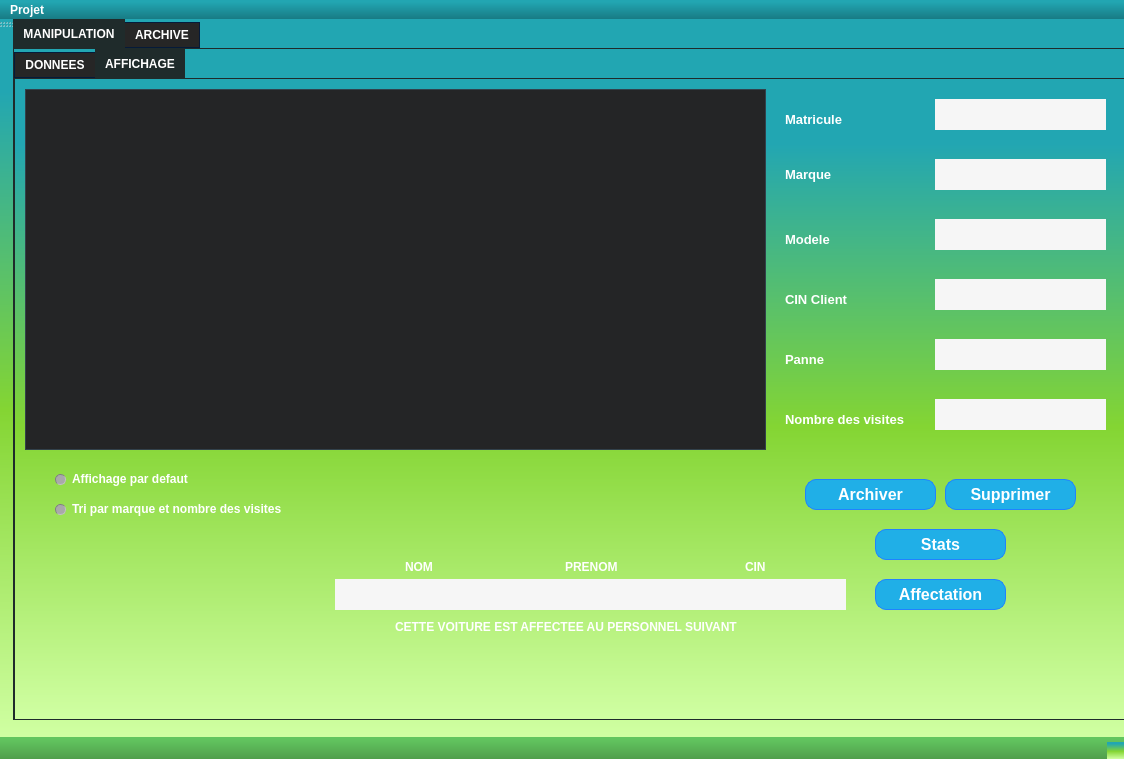
<?xml version="1.0" encoding="UTF-8"?>
<ui version="4.0">
 <class>MainWindow</class>
 <widget class="QMainWindow" name="MainWindow">
  <property name="geometry">
   <rect>
    <x>0</x>
    <y>0</y>
    <width>1124</width>
    <height>759</height>
   </rect>
  </property>
  <property name="windowTitle">
   <string>GESTION DES VOITURES</string>
  </property>
  <property name="styleSheet">
   <string notr="true">QWidget
{
	background-color: qlineargradient(spread:repeat, x1:1, y1:0, x2:1, y2:1, stop:0.100962 rgba(34, 166, 178, 255),stop:0.543269 rgba(132, 213, 51, 255),stop:1 rgba(208, 255, 163, 255));
	color: #ffffff;
	font-weight: bold;
	border-color: #051a39;
	selection-background-color: #3b7e48;

}
/*-----QLabel-----*/
QLabel
{
	background-color: transparent;
	color: #ffffff;

}


QLabel::disabled
{
	background-color: transparent;
	color: #656565;

}


/*-----QMenuBar-----*/
QMenuBar
{
	background-color: qlineargradient(spread:repeat, x1:1, y1:0, x2:1, y2:1, stop:0.100962 rgba(34, 166, 178, 255),stop:1 rgba(24, 123, 132, 255));
	color: #ffffff;
	border-color: #051a39;

}


QMenuBar::disabled
{
	background-color: #404040;
	color: #656565;
	border-color: #051a39;

}


QMenuBar::item
{
    background-color: transparent;

}


QMenuBar::item:selected
{
    background-color: #5ab8a0;
    border: 1px solid #41cd52;

}


QMenuBar::item:pressed
{
    background-color: #3e7f6e;
    border: 1px solid #5ab8a0;
    margin-bottom: -1px;
    padding-bottom: 1px;

}


/*-----QMenu-----*/
QMenu
{
    background-color: #1f2b2b;
    border: 1px solid;
    color: #ffffff;

}


QMenu::separator
{
    height: 1px;
    background-color: #22af00;
    color: #ffffff;
    padding-left: 4px;
    margin-left: 10px;
    margin-right: 5px;

}


QMenu::item
{
    min-width : 150px;
    padding: 3px 20px 3px 20px;

}


QMenu::item:selected
{
    background-color: #22a6b2;
    color: #ffffff;

}


QMenu::item:disabled
{
    color: #262626;

}


/*-----QToolTip-----*/
QToolTip
{
	border : 1px solid #000000;
	background-color: #26264f;
	color: #ffffff;
	border-color: #051a39;

}


/*-----QPushButton-----*/
QPushButton
{
	background-color: #20afe7;
	color: #ffffff;
	border-style: solid;
	border-width: 1px;
	border-radius: 11px;
	border-color: #2082ff;
	padding: 5px;

}


QPushButton::disabled
{
	background-color: #404040;
	color: #656565;
	border-color: #051a39;

}


QPushButton::hover
{
	background-color: #33bdff;
	color: #ffffff;
	border-style: solid;
	border-width: 1px;
	border-radius: 11px;
	border-color: #2082ff;
	padding: 5px;

}


QPushButton::pressed
{
	background-color: #2082ff;
	color: #ffffff;
	border-style: solid;
	border-width: 1px;
	border-radius: 11px;
	border-color: #2082ff;
	padding: 5px;

}


/*-----QToolButton-----*/
QToolButton
{
	background-color: #20afe7;
	color: #ffffff;
	border-style: solid;
	border-width: 1px;
	border-radius: 11px;
	border-color: #2082ff;
	padding: 5px;

}


QToolButton::disabled
{
	background-color: #404040;
	color: #656565;
	border-color: #051a39;

}


QToolButton::hover
{
	background-color: #33bdff;
	color: #ffffff;
	border-style: solid;
	border-width: 1px;
	border-radius: 11px;
	border-color: #2082ff;
	padding: 5px;

}


QToolButton::pressed
{
	background-color: #2082ff;
	color: #ffffff;
	border-style: solid;
	border-width: 1px;
	border-radius: 11px;
	border-color: #2082ff;
	padding: 5px;

}


/*-----QComboBox-----*/
QComboBox
{
    background-color: #a9a9aa;
    border: 1px solid;
    padding-left: 6px;
    color: #000;
    height: 20px;

}


QComboBox::disabled
{
	background-color: #404040;
	color: #656565;
	border-color: #051a39;

}


QComboBox:hover
{
    background-color: #f6f6f6;

}


QComboBox:on
{
    background-color: #f8f6f0;

}


QComboBox QAbstractItemView
{
    background-color: #383838;
    color: #ffffff;
    border: 1px solid black;
    selection-background-color: #488f44;
    selection-color: #ffffff;
    outline: 0;

}


QComboBox::drop-down
{
    subcontrol-origin: padding;
    subcontrol-position: top right;
    width: 15px;

}


QComboBox::down-arrow
{
	background-color: #383838;	
    image: url(://arrow-down.png) 16px 16px;
    width: 18px;
    height: 18px;
	border-left: 1px solid black;

}


/*-----QSpinBox &amp; QDoubleSpinBox &amp; QDateTimeEdit-----*/
QSpinBox, 
QDoubleSpinBox,
QDateTimeEdit
{
	background-color: #f6f6f6;
	color: #000;
	border: 1px solid #a9a9aa;
	padding : 2px;

}
QSpinBox::disabled, 
QDoubleSpinBox::disabled,
QDateTimeEdit::disabled
{
	background-color: #404040;
	color: #656565;
	border-color: #051a39;

}


QSpinBox:hover, 
QDoubleSpinBox::hover,
QDateTimeEdit::hover
{
    background-color: #a9a9aa;
    border: 1px solid #a9a9aa;
    color:  #000;
    padding: 2px

}


QSpinBox::up-button, QSpinBox::down-button,
QDoubleSpinBox::up-button, QDoubleSpinBox::down-button,
QDateTimeEdit::up-button, QDateTimeEdit::down-button
{
    background-color: qlineargradient(spread:repeat, x1:1, y1:0, x2:1, y2:1, stop:0.100962 rgba(34, 166, 178, 255),stop:0.543269 rgba(132, 213, 51, 255),stop:1 rgba(208, 255, 163, 255));

}


QSpinBox::disabled, 
QDoubleSpinBox::disabled,
QDateTimeEdit::disabled
{
	background-color: #404040;
	color: #656565;
	border-color: #051a39;

}


QSpinBox::up-button:hover, QSpinBox::down-button:hover,
QDoubleSpinBox::up-button:hover, QDoubleSpinBox::down-button:hover,
QDateTimeEdit::up-button:hover, QDateTimeEdit::down-button:hover
{
    background-color: #92dd48;
    border: 1px solid #92dd48;

}


QSpinBox::up-button:disabled, QSpinBox::down-button:disabled,
QDoubleSpinBox::up-button:disabled, QDoubleSpinBox::down-button:disabled,
QDateTimeEdit::up-button:disabled, QDateTimeEdit::down-button:disabled
{
	background-color: #404040;
	color: #656565;
	border-color: #051a39;

}


QSpinBox::up-button:pressed, QSpinBox::down-button:pressed,
QDoubleSpinBox::up-button:pressed, QDoubleSpinBox::down-button::pressed,
QDateTimeEdit::up-button:pressed, QDateTimeEdit::down-button::pressed
{
    background-color: #57a951;
    border: 1px solid #57a951;

}


QSpinBox::down-arrow,
QDoubleSpinBox::down-arrow,
QDateTimeEdit::down-arrow
{
    image: url(://arrow-down.png);
    width: 7px;

}


QSpinBox::up-arrow,
QDoubleSpinBox::up-arrow,
QDateTimeEdit::up-arrow
{
    image: url(://arrow-up.png);
    width: 7px;

}


/*-----QLineEdit-----*/
QLineEdit
{
	background-color: #f6f6f6;
	color: #000;
	border-width: 1px;
	border-radius: 0px;
	border-color: #051a39;
	padding: 2px;

}


QLineEdit::hover
{
	background-color: #a9a9aa;
	color: #000;

}


QLineEdit::disabled
{
	background-color: #404040;
	color: #656565;
	border-width: 1px;
	border-radius: 3px;
	border-color: #051a39;
	padding: 2px;

}


/*-----QTextEdit-----*/
QTextEdit
{
	background-color: #ffffff;
	color: #010201;
	border-color: #051a39;

}


QTextEdit::disabled
{
	background-color: #404040;
	color: #656565;
	border-color: #051a39;

}


/*-----QGroupBox-----*/
QGroupBox 
{
	background-color: #1f2b2b;
    border: 1px inset #000;
    margin-top: 22px;
	margin-left: 1px;

}


QGroupBox::title  
{
    background-color: #1f2b2b;
    color: #ffffff;
    subcontrol-origin: margin;
    subcontrol-position: top left;
	margin-left: 1px;
    padding: 5px;

}


QGroupBox::title::disabled
{
	background-color: #404040;
	color: #656565;

}


/*-----QCheckBox-----*/
QCheckBox
{
    background-color: transparent;

}


QCheckBox::indicator
{
    color: #b1b1b1;
    background-color: #1f2b2b;
    border: 1px solid #2aaaa8;
    width: 12px;
    height: 12px;

}


QCheckBox::indicator:checked
{
    image:url(://checkbox.png);
	background-color: #1f2b2b;
    border: 1px solid #2aaaa8;

}


QCheckBox::indicator:unchecked:hover
{
    border: 1px solid #2aaaa8;

}


QCheckBox::disabled
{
	color: #656565;

}


QCheckBox::indicator:disabled
{
	background-color: #656565;
	color: #656565;
    border: 1px solid #656565;

}


/*-----QRadioButton-----*/
QRadioButton
{
    background-color: transparent;

}


QRadioButton::indicator::unchecked
{ 
	border: 1px inset gray; 
	border-radius: 5px; 
	background-color:  #a9a9aa;
	width: 9px; 
	height: 9px; 

}


QRadioButton::indicator::unchecked:hover
{ 
	border: 1px inset #2aaaa8; 
	border-radius: 5px; 
	background-color: gray;
	width: 9px; 
	height: 9px; 

}


QRadioButton::indicator::checked
{ 
	border: 1px solid #607cff; 
	border-radius: 5px; 
	background-color: #58fa53; 
	width: 9px; 
	height: 9px; 

}


QRadioButton::disabled
{
	color: #656565;

}


QRadioButton::indicator:disabled
{
	background-color: #656565;
	color: #656565;
    border: 2px solid #656565;

}


/*-----QTableView &amp; QTableWidget-----*/
QTableView
{
    background-color: #242526;
    border: 1px solid #32414B;
    color: #F0F0F0;
    gridline-color: #353635;
    outline : 0;
}

QTableView::item:hover
{
    background-color: #24602b;
    color: #F0F0F0;
}

QTableView::item:selected
{
    background-color: #60c461;
    border: 2px solid #60c461;
    color: #F0F0F0;
}

QTableCornerButton::section
{
    background-color: #505050;
    color: white;
}

QHeaderView
{
    background-color: #505050;
    color: white;
    border-radius: 0px;
    text-align: left;

}

QHeaderView::section
{
    background-color: #505050;
    color: white;
    border-radius: 0px;
    text-align: left;
	padding: 3px;
}

QHeaderView::section:checked
{
    color: #000000;
    background-color: #60c461;
}

QHeaderView::section::vertical::first,
QHeaderView::section::vertical::only-one
{
    border-top: 1px solid #353635;
}

QHeaderView::section::vertical
{
    border-top: 1px solid #353635;
}

QHeaderView::section::horizontal::first,
QHeaderView::section::horizontal::only-one
{
    border-left: 1px solid #353635;
}

QHeaderView::section::horizontal
{
    border-left: 1px solid #353635;
}


/*-----QTabWidget-----*/
QTabBar::tab
{
	background-color: #1f2b2b;
	color: #ffffff;
	border-style: solid;
	border-width: 1px;
	border-color: #051a39;
	padding: 5px;

}


QTabBar::tab:disabled
{
	background-color: #656565;
	color: #656565;

}


QTabWidget::pane
{
	background-color: transparent;
    border: 1px solid;
    border-color: #1f2b2b;

}


QTabBar::tab:selected
{
    background-color: #1f2b2b;
	color: #ffffff;
	border-style: solid;
	border-width: 0px;
	border-color: #051a39;
	padding: 5px;

}


QTabBar::tab:selected:disabled
{
	background-color: #404040;
	color: #656565;

}


QTabBar::tab:!selected 
{
    background-color: #262626;

}


QTabBar::tab:!selected:hover 
{
    background-color: #1f2b2b;

}


QTabBar::tab:top:!selected 
{
    margin-top: 3px;

}


QTabBar::tab:bottom:!selected 
{
    margin-bottom: 3px;

}


QTabBar::tab:top, QTabBar::tab:bottom 
{
    min-width: 8ex;
    margin-right: -1px;
    padding: 5px 10px 5px 10px;

}


QTabBar::tab:top:selected 
{
    border-bottom-color: none;

}


QTabBar::tab:bottom:selected 
{
    border-top-color: none;

}


QTabBar::tab:top:last, QTabBar::tab:bottom:last,
QTabBar::tab:top:only-one, QTabBar::tab:bottom:only-one 
{
    margin-right: 0;

}


QTabBar::tab:left:!selected 
{
    margin-right: 3px;

}


QTabBar::tab:right:!selected
{
    margin-left: 3px;

}


QTabBar::tab:left, QTabBar::tab:right 
{
    min-height: 8ex;
    margin-bottom: -1px;
    padding: 10px 5px 10px 5px;

}


QTabBar::tab:left:selected 
{
    border-left-color: none;

}


QTabBar::tab:right:selected 
{
    border-right-color: none;

}


QTabBar::tab:left:last, QTabBar::tab:right:last,
QTabBar::tab:left:only-one, QTabBar::tab:right:only-one 
{
    margin-bottom: 0;

}


/*-----QSlider-----*/
QSlider 
{
	background-color: transparent;

}

QSlider::groove:horizontal 
{
	background-color: transparent;
	height: 5px;

}


QSlider::sub-page:horizontal 
{
	background-color: #41cd52;

}


QSlider::add-page:horizontal 
{
	background-color: #a9a9aa;

}


QSlider::handle:horizontal 
{
	background-color: #41cd52;
	width: 14px;
	margin-top: -6px;
	margin-bottom: -6px;
	border-radius: 3px;

}


QSlider::handle:horizontal:hover 
{
	background-color: #22af00;
	border-radius: 3px;

}


QSlider::sub-page:horizontal:disabled 
{
	background-color: #bbb;
	border-color: #999;

}


QSlider::add-page:horizontal:disabled 
{
	background-color: #eee;
	border-color: #999;

}


QSlider::handle:horizontal:disabled 
{
	background-color: #eee;
	border: 1px solid #aaa;
	border-radius: 3px;

}


QSlider::groove:vertical 
{
	background-color: transparent;
	width: 5px;

}


QSlider::sub-page:vertical 
{
	background-color: #41cd52;

}


QSlider::add-page:vertical 
{
	background-color: #a9a9aa;

}


QSlider::handle:vertical 
{
	background-color: #41cd52;
	height: 14px;
	margin-left: -6px;
	margin-right: -6px;
	border-radius: 3px;

}


QSlider::handle:vertical:hover 
{
	background-color: #22af00;
	border-radius: 3px;

}


QSlider::sub-page:vertical:disabled 
{
	background-color: #bbb;
	border-color: #999;

}


QSlider::add-page:vertical:disabled 
{
	background-color: #eee;
	border-color: #999;

}


QSlider::handle:vertical:disabled 
{
	background-color: #eee;
	border: 1px solid #aaa;
	border-radius: 3px;

}


/*-----QDial-----*/
QDial
{
	background-color: #58ae53;

}


QDial::disabled
{
	background-color: #404040;

}


/*-----QScrollBar-----*/
QScrollBar:horizontal
{
    border: 1px solid #222222;
    background-color: #3d3d3d;
    height: 15px;
    margin: 0px 16px 0 16px;

}


QScrollBar::handle:horizontal
{
    background-color: #41cd52;
    min-height: 20px;

}


QScrollBar::add-line:horizontal
{
    border: 1px solid #1b1b19;
    background-color: #41cd52;
    width: 14px;
    subcontrol-position: right;
    subcontrol-origin: margin;

}


QScrollBar::sub-line:horizontal
{
    border: 1px solid #1b1b19;
    background-color: #41cd52;
    width: 14px;
    subcontrol-position: left;
    subcontrol-origin: margin;

}


QScrollBar::right-arrow:horizontal
{
    image: url(://arrow-right.png);
    width: 6px;
    height: 6px;

}


QScrollBar::left-arrow:horizontal
{
    image: url(://arrow-left.png);
    width: 6px;
    height: 6px;

}


QScrollBar::add-page:horizontal, QScrollBar::sub-page:horizontal
{
    background: none;

}


QScrollBar:vertical
{
    background-color: #3d3d3d;
    width: 13px;
    margin: 16px 0 16px 0;
    border: 1px solid #222222;

}


QScrollBar::handle:vertical
{
    background-color: #41cd52;
    min-height: 20px;

}


QScrollBar::add-line:vertical
{
    border: 1px solid #1b1b19;
    background-color: #41cd52;
    height: 14px;
    subcontrol-position: bottom;
    subcontrol-origin: margin;

}


QScrollBar::sub-line:vertical
{
    border: 1px solid #41cd52;
    background-color: #41cd52;
    height: 14px;
    subcontrol-position: top;
    subcontrol-origin: margin;

}


QScrollBar::up-arrow:vertical
{
    image: url(://arrow-up.png);
    width: 6px;
    height: 6px;

}


QScrollBar::down-arrow:vertical
{
    image: url(://arrow-down.png);
    width: 6px;
    height: 6px;

}


QScrollBar::add-page:vertical, QScrollBar::sub-page:vertical
{
    background: none;

}


/*-----QProgressBar-----*/
QProgressBar
{
	background-color: #a9a9aa;
	color: #000;
	border: 1px solid #000;
	text-align: center;

}


QProgressBar::chunk {
	background-color: #36b9b1;
	color: #fff;

}


QProgressBar::chunk:disabled {
	background-color: #656565;
	border: 1px solid #aaa;
	color: #656565;
}


/*-----QStatusBar-----*/
QStatusBar
{
	background-color: qlineargradient(spread:repeat, x1:1, y1:0, x2:1, y2:1, stop:0.100962 rgba(98, 197, 95, 255),stop:1 rgba(80, 158, 75, 255));
	color: #ffffff;
	border-color: #051a39;

}
QMessageBox {
    background-color: #333333;
}

QMessageBox QLabel {
    color: #aaa;
}</string>
  </property>
  <widget class="QWidget" name="centralWidget">
   <widget class="QTabWidget" name="tabWidget">
    <property name="geometry">
     <rect>
      <x>0</x>
      <y>0</y>
      <width>1471</width>
      <height>701</height>
     </rect>
    </property>
    <property name="currentIndex">
     <number>0</number>
    </property>
    <widget class="QWidget" name="tab">
     <attribute name="title">
      <string>MANIPULATION</string>
     </attribute>
     <widget class="QTabWidget" name="tabWidget_3">
      <property name="geometry">
       <rect>
        <x>0</x>
        <y>0</y>
        <width>1111</width>
        <height>671</height>
       </rect>
      </property>
      <property name="currentIndex">
       <number>1</number>
      </property>
      <widget class="QWidget" name="tab_5">
       <property name="styleSheet">
        <string notr="true"/>
       </property>
       <attribute name="title">
        <string>DONNEES</string>
       </attribute>
       <widget class="QLineEdit" name="matric">
        <property name="geometry">
         <rect>
          <x>210</x>
          <y>70</y>
          <width>171</width>
          <height>31</height>
         </rect>
        </property>
        <property name="styleSheet">
         <string notr="true"/>
        </property>
        <property name="text">
         <string/>
        </property>
       </widget>
       <widget class="QLabel" name="label">
        <property name="geometry">
         <rect>
          <x>20</x>
          <y>70</y>
          <width>91</width>
          <height>21</height>
         </rect>
        </property>
        <property name="font">
         <font>
          <pointsize>10</pointsize>
          <weight>75</weight>
          <bold>true</bold>
         </font>
        </property>
        <property name="styleSheet">
         <string notr="true"/>
        </property>
        <property name="text">
         <string>Matricule</string>
        </property>
       </widget>
       <widget class="QComboBox" name="gadour">
        <property name="geometry">
         <rect>
          <x>210</x>
          <y>140</y>
          <width>171</width>
          <height>31</height>
         </rect>
        </property>
        <property name="styleSheet">
         <string notr="true"/>
        </property>
       </widget>
       <widget class="QLabel" name="label_3">
        <property name="geometry">
         <rect>
          <x>20</x>
          <y>140</y>
          <width>71</width>
          <height>31</height>
         </rect>
        </property>
        <property name="font">
         <font>
          <pointsize>10</pointsize>
          <weight>75</weight>
          <bold>true</bold>
         </font>
        </property>
        <property name="text">
         <string>Marque</string>
        </property>
       </widget>
       <widget class="QComboBox" name="iyadh">
        <property name="geometry">
         <rect>
          <x>210</x>
          <y>210</y>
          <width>171</width>
          <height>31</height>
         </rect>
        </property>
       </widget>
       <widget class="QLabel" name="label_7">
        <property name="geometry">
         <rect>
          <x>20</x>
          <y>210</y>
          <width>111</width>
          <height>20</height>
         </rect>
        </property>
        <property name="font">
         <font>
          <pointsize>10</pointsize>
          <weight>75</weight>
          <bold>true</bold>
         </font>
        </property>
        <property name="styleSheet">
         <string notr="true"/>
        </property>
        <property name="text">
         <string>Modele</string>
        </property>
       </widget>
       <widget class="QComboBox" name="combo">
        <property name="geometry">
         <rect>
          <x>210</x>
          <y>280</y>
          <width>171</width>
          <height>31</height>
         </rect>
        </property>
       </widget>
       <widget class="QLabel" name="label_2">
        <property name="geometry">
         <rect>
          <x>20</x>
          <y>290</y>
          <width>181</width>
          <height>20</height>
         </rect>
        </property>
        <property name="font">
         <font>
          <pointsize>10</pointsize>
          <weight>75</weight>
          <bold>true</bold>
         </font>
        </property>
        <property name="styleSheet">
         <string notr="true"/>
        </property>
        <property name="text">
         <string>CIN du propriétaire</string>
        </property>
       </widget>
       <widget class="QLabel" name="label_6">
        <property name="geometry">
         <rect>
          <x>20</x>
          <y>360</y>
          <width>181</width>
          <height>20</height>
         </rect>
        </property>
        <property name="font">
         <font>
          <pointsize>10</pointsize>
          <weight>75</weight>
          <bold>true</bold>
         </font>
        </property>
        <property name="styleSheet">
         <string notr="true"/>
        </property>
        <property name="text">
         <string>Panne</string>
        </property>
       </widget>
       <widget class="QLineEdit" name="nbv">
        <property name="geometry">
         <rect>
          <x>210</x>
          <y>420</y>
          <width>171</width>
          <height>31</height>
         </rect>
        </property>
       </widget>
       <widget class="QLabel" name="label_5">
        <property name="geometry">
         <rect>
          <x>20</x>
          <y>430</y>
          <width>181</width>
          <height>20</height>
         </rect>
        </property>
        <property name="font">
         <font>
          <pointsize>10</pointsize>
          <weight>75</weight>
          <bold>true</bold>
         </font>
        </property>
        <property name="styleSheet">
         <string notr="true"/>
        </property>
        <property name="text">
         <string>Nombre des visites</string>
        </property>
       </widget>
       <widget class="QPushButton" name="pb_modifer">
        <property name="geometry">
         <rect>
          <x>290</x>
          <y>530</y>
          <width>131</width>
          <height>31</height>
         </rect>
        </property>
        <property name="font">
         <font>
          <pointsize>12</pointsize>
          <weight>75</weight>
          <bold>true</bold>
         </font>
        </property>
        <property name="cursor">
         <cursorShape>OpenHandCursor</cursorShape>
        </property>
        <property name="styleSheet">
         <string notr="true"/>
        </property>
        <property name="text">
         <string>Modifier</string>
        </property>
       </widget>
       <widget class="QPushButton" name="pb_ajouter">
        <property name="geometry">
         <rect>
          <x>130</x>
          <y>530</y>
          <width>131</width>
          <height>31</height>
         </rect>
        </property>
        <property name="font">
         <font>
          <pointsize>12</pointsize>
          <weight>75</weight>
          <bold>true</bold>
         </font>
        </property>
        <property name="cursor">
         <cursorShape>OpenHandCursor</cursorShape>
        </property>
        <property name="styleSheet">
         <string notr="true"/>
        </property>
        <property name="text">
         <string>Ajouter</string>
        </property>
       </widget>
       <widget class="QComboBox" name="panne">
        <property name="geometry">
         <rect>
          <x>210</x>
          <y>350</y>
          <width>171</width>
          <height>31</height>
         </rect>
        </property>
       </widget>
      </widget>
      <widget class="QWidget" name="tab_6">
       <attribute name="title">
        <string>AFFICHAGE</string>
       </attribute>
       <widget class="QTableView" name="tabvoit">
        <property name="geometry">
         <rect>
          <x>10</x>
          <y>10</y>
          <width>741</width>
          <height>361</height>
         </rect>
        </property>
       </widget>
       <widget class="QLineEdit" name="b">
        <property name="geometry">
         <rect>
          <x>920</x>
          <y>200</y>
          <width>171</width>
          <height>31</height>
         </rect>
        </property>
        <property name="styleSheet">
         <string notr="true"/>
        </property>
        <property name="text">
         <string/>
        </property>
       </widget>
       <widget class="QLineEdit" name="c">
        <property name="geometry">
         <rect>
          <x>920</x>
          <y>80</y>
          <width>171</width>
          <height>31</height>
         </rect>
        </property>
        <property name="styleSheet">
         <string notr="true"/>
        </property>
        <property name="text">
         <string/>
        </property>
       </widget>
       <widget class="QLineEdit" name="d">
        <property name="geometry">
         <rect>
          <x>920</x>
          <y>260</y>
          <width>171</width>
          <height>31</height>
         </rect>
        </property>
        <property name="styleSheet">
         <string notr="true"/>
        </property>
        <property name="text">
         <string/>
        </property>
       </widget>
       <widget class="QLineEdit" name="e">
        <property name="geometry">
         <rect>
          <x>920</x>
          <y>320</y>
          <width>171</width>
          <height>31</height>
         </rect>
        </property>
        <property name="styleSheet">
         <string notr="true"/>
        </property>
        <property name="text">
         <string/>
        </property>
       </widget>
       <widget class="QLineEdit" name="f">
        <property name="geometry">
         <rect>
          <x>920</x>
          <y>140</y>
          <width>171</width>
          <height>31</height>
         </rect>
        </property>
        <property name="styleSheet">
         <string notr="true"/>
        </property>
        <property name="text">
         <string/>
        </property>
       </widget>
       <widget class="QLineEdit" name="matric_2">
        <property name="geometry">
         <rect>
          <x>920</x>
          <y>20</y>
          <width>171</width>
          <height>31</height>
         </rect>
        </property>
        <property name="styleSheet">
         <string notr="true"/>
        </property>
        <property name="text">
         <string/>
        </property>
       </widget>
       <widget class="QPushButton" name="pb_sup">
        <property name="geometry">
         <rect>
          <x>930</x>
          <y>400</y>
          <width>131</width>
          <height>31</height>
         </rect>
        </property>
        <property name="font">
         <font>
          <pointsize>12</pointsize>
          <weight>75</weight>
          <bold>true</bold>
         </font>
        </property>
        <property name="cursor">
         <cursorShape>OpenHandCursor</cursorShape>
        </property>
        <property name="styleSheet">
         <string notr="true"/>
        </property>
        <property name="text">
         <string>Supprimer</string>
        </property>
       </widget>
       <widget class="QPushButton" name="pb_archv">
        <property name="geometry">
         <rect>
          <x>790</x>
          <y>400</y>
          <width>131</width>
          <height>31</height>
         </rect>
        </property>
        <property name="font">
         <font>
          <pointsize>12</pointsize>
          <weight>75</weight>
          <bold>true</bold>
         </font>
        </property>
        <property name="cursor">
         <cursorShape>OpenHandCursor</cursorShape>
        </property>
        <property name="styleSheet">
         <string notr="true"/>
        </property>
        <property name="text">
         <string>Archiver</string>
        </property>
       </widget>
       <widget class="QRadioButton" name="trimarque">
        <property name="geometry">
         <rect>
          <x>40</x>
          <y>420</y>
          <width>291</width>
          <height>20</height>
         </rect>
        </property>
        <property name="text">
         <string>Tri par marque et nombre des visites</string>
        </property>
       </widget>
       <widget class="QRadioButton" name="defaut">
        <property name="geometry">
         <rect>
          <x>40</x>
          <y>390</y>
          <width>171</width>
          <height>20</height>
         </rect>
        </property>
        <property name="text">
         <string>Affichage par defaut</string>
        </property>
       </widget>
       <widget class="QPushButton" name="pb_affecter">
        <property name="geometry">
         <rect>
          <x>860</x>
          <y>500</y>
          <width>131</width>
          <height>31</height>
         </rect>
        </property>
        <property name="font">
         <font>
          <pointsize>12</pointsize>
          <weight>75</weight>
          <bold>true</bold>
         </font>
        </property>
        <property name="cursor">
         <cursorShape>OpenHandCursor</cursorShape>
        </property>
        <property name="styleSheet">
         <string notr="true"/>
        </property>
        <property name="text">
         <string>Affectation</string>
        </property>
       </widget>
       <widget class="QLineEdit" name="nomemp">
        <property name="geometry">
         <rect>
          <x>320</x>
          <y>500</y>
          <width>171</width>
          <height>31</height>
         </rect>
        </property>
        <property name="styleSheet">
         <string notr="true"/>
        </property>
        <property name="text">
         <string/>
        </property>
       </widget>
       <widget class="QLineEdit" name="prenomemp">
        <property name="geometry">
         <rect>
          <x>490</x>
          <y>500</y>
          <width>171</width>
          <height>31</height>
         </rect>
        </property>
        <property name="styleSheet">
         <string notr="true"/>
        </property>
        <property name="text">
         <string/>
        </property>
       </widget>
       <widget class="QLabel" name="label_4">
        <property name="geometry">
         <rect>
          <x>390</x>
          <y>480</y>
          <width>56</width>
          <height>16</height>
         </rect>
        </property>
        <property name="text">
         <string>NOM</string>
        </property>
       </widget>
       <widget class="QLabel" name="label_8">
        <property name="geometry">
         <rect>
          <x>550</x>
          <y>480</y>
          <width>56</width>
          <height>16</height>
         </rect>
        </property>
        <property name="text">
         <string>PRENOM</string>
        </property>
       </widget>
       <widget class="QLineEdit" name="cinemp">
        <property name="geometry">
         <rect>
          <x>660</x>
          <y>500</y>
          <width>171</width>
          <height>31</height>
         </rect>
        </property>
        <property name="styleSheet">
         <string notr="true"/>
        </property>
        <property name="text">
         <string/>
        </property>
       </widget>
       <widget class="QLabel" name="cine">
        <property name="geometry">
         <rect>
          <x>730</x>
          <y>480</y>
          <width>56</width>
          <height>16</height>
         </rect>
        </property>
        <property name="text">
         <string>CIN</string>
        </property>
       </widget>
       <widget class="QLabel" name="label_9">
        <property name="geometry">
         <rect>
          <x>380</x>
          <y>540</y>
          <width>441</width>
          <height>16</height>
         </rect>
        </property>
        <property name="font">
         <font>
          <pointsize>9</pointsize>
          <weight>75</weight>
          <bold>true</bold>
         </font>
        </property>
        <property name="text">
         <string>CETTE VOITURE EST AFFECTEE AU PERSONNEL SUIVANT</string>
        </property>
       </widget>
       <widget class="QLabel" name="label_10">
        <property name="geometry">
         <rect>
          <x>770</x>
          <y>30</y>
          <width>91</width>
          <height>21</height>
         </rect>
        </property>
        <property name="font">
         <font>
          <pointsize>10</pointsize>
          <weight>75</weight>
          <bold>true</bold>
         </font>
        </property>
        <property name="styleSheet">
         <string notr="true"/>
        </property>
        <property name="text">
         <string>Matricule</string>
        </property>
       </widget>
       <widget class="QLabel" name="label_11">
        <property name="geometry">
         <rect>
          <x>770</x>
          <y>80</y>
          <width>71</width>
          <height>31</height>
         </rect>
        </property>
        <property name="font">
         <font>
          <pointsize>10</pointsize>
          <weight>75</weight>
          <bold>true</bold>
         </font>
        </property>
        <property name="text">
         <string>Marque</string>
        </property>
       </widget>
       <widget class="QLabel" name="label_12">
        <property name="geometry">
         <rect>
          <x>770</x>
          <y>150</y>
          <width>111</width>
          <height>20</height>
         </rect>
        </property>
        <property name="font">
         <font>
          <pointsize>10</pointsize>
          <weight>75</weight>
          <bold>true</bold>
         </font>
        </property>
        <property name="styleSheet">
         <string notr="true"/>
        </property>
        <property name="text">
         <string>Modele</string>
        </property>
       </widget>
       <widget class="QLabel" name="label_13">
        <property name="geometry">
         <rect>
          <x>770</x>
          <y>210</y>
          <width>181</width>
          <height>20</height>
         </rect>
        </property>
        <property name="font">
         <font>
          <pointsize>10</pointsize>
          <weight>75</weight>
          <bold>true</bold>
         </font>
        </property>
        <property name="styleSheet">
         <string notr="true"/>
        </property>
        <property name="text">
         <string>CIN Client</string>
        </property>
       </widget>
       <widget class="QLabel" name="label_14">
        <property name="geometry">
         <rect>
          <x>770</x>
          <y>270</y>
          <width>181</width>
          <height>20</height>
         </rect>
        </property>
        <property name="font">
         <font>
          <pointsize>10</pointsize>
          <weight>75</weight>
          <bold>true</bold>
         </font>
        </property>
        <property name="styleSheet">
         <string notr="true"/>
        </property>
        <property name="text">
         <string>Panne</string>
        </property>
       </widget>
       <widget class="QLabel" name="label_15">
        <property name="geometry">
         <rect>
          <x>770</x>
          <y>330</y>
          <width>181</width>
          <height>20</height>
         </rect>
        </property>
        <property name="font">
         <font>
          <pointsize>10</pointsize>
          <weight>75</weight>
          <bold>true</bold>
         </font>
        </property>
        <property name="styleSheet">
         <string notr="true"/>
        </property>
        <property name="text">
         <string>Nombre des visites</string>
        </property>
       </widget>
       <widget class="QPushButton" name="pb_archv_2">
        <property name="geometry">
         <rect>
          <x>860</x>
          <y>450</y>
          <width>131</width>
          <height>31</height>
         </rect>
        </property>
        <property name="font">
         <font>
          <pointsize>12</pointsize>
          <weight>75</weight>
          <bold>true</bold>
         </font>
        </property>
        <property name="cursor">
         <cursorShape>OpenHandCursor</cursorShape>
        </property>
        <property name="styleSheet">
         <string notr="true"/>
        </property>
        <property name="text">
         <string>Stats</string>
        </property>
       </widget>
      </widget>
     </widget>
    </widget>
    <widget class="QWidget" name="tab_2">
     <attribute name="title">
      <string>ARCHIVE</string>
     </attribute>
     <widget class="QTabWidget" name="tabWidget_2">
      <property name="geometry">
       <rect>
        <x>0</x>
        <y>0</y>
        <width>1231</width>
        <height>671</height>
       </rect>
      </property>
      <property name="currentIndex">
       <number>0</number>
      </property>
      <widget class="QWidget" name="tab_3">
       <attribute name="title">
        <string>OPERATIONS</string>
       </attribute>
       <widget class="QLineEdit" name="mat">
        <property name="geometry">
         <rect>
          <x>930</x>
          <y>40</y>
          <width>161</width>
          <height>31</height>
         </rect>
        </property>
       </widget>
       <widget class="QLineEdit" name="mar">
        <property name="geometry">
         <rect>
          <x>930</x>
          <y>100</y>
          <width>161</width>
          <height>31</height>
         </rect>
        </property>
       </widget>
       <widget class="QPushButton" name="restaurer">
        <property name="geometry">
         <rect>
          <x>760</x>
          <y>430</y>
          <width>151</width>
          <height>28</height>
         </rect>
        </property>
        <property name="text">
         <string>Restaurer</string>
        </property>
       </widget>
       <widget class="QPushButton" name="sup_arch">
        <property name="geometry">
         <rect>
          <x>850</x>
          <y>470</y>
          <width>151</width>
          <height>28</height>
         </rect>
        </property>
        <property name="text">
         <string>Vider l'archive</string>
        </property>
       </widget>
       <widget class="QPushButton" name="sup1_arch">
        <property name="geometry">
         <rect>
          <x>940</x>
          <y>430</y>
          <width>151</width>
          <height>28</height>
         </rect>
        </property>
        <property name="text">
         <string>Supprimer de l'archive</string>
        </property>
       </widget>
       <widget class="QTableView" name="tabzarch">
        <property name="geometry">
         <rect>
          <x>10</x>
          <y>10</y>
          <width>741</width>
          <height>361</height>
         </rect>
        </property>
       </widget>
       <widget class="QLineEdit" name="mod">
        <property name="geometry">
         <rect>
          <x>930</x>
          <y>160</y>
          <width>161</width>
          <height>31</height>
         </rect>
        </property>
       </widget>
       <widget class="QLineEdit" name="cin">
        <property name="geometry">
         <rect>
          <x>930</x>
          <y>340</y>
          <width>161</width>
          <height>31</height>
         </rect>
        </property>
       </widget>
       <widget class="QLineEdit" name="pan">
        <property name="geometry">
         <rect>
          <x>930</x>
          <y>220</y>
          <width>161</width>
          <height>31</height>
         </rect>
        </property>
       </widget>
       <widget class="QLineEdit" name="vis">
        <property name="geometry">
         <rect>
          <x>930</x>
          <y>280</y>
          <width>161</width>
          <height>31</height>
         </rect>
        </property>
       </widget>
       <widget class="QLabel" name="label_21">
        <property name="geometry">
         <rect>
          <x>780</x>
          <y>100</y>
          <width>71</width>
          <height>31</height>
         </rect>
        </property>
        <property name="font">
         <font>
          <pointsize>10</pointsize>
          <weight>75</weight>
          <bold>true</bold>
         </font>
        </property>
        <property name="text">
         <string>Marque</string>
        </property>
       </widget>
       <widget class="QLabel" name="label_17">
        <property name="geometry">
         <rect>
          <x>780</x>
          <y>170</y>
          <width>111</width>
          <height>20</height>
         </rect>
        </property>
        <property name="font">
         <font>
          <pointsize>10</pointsize>
          <weight>75</weight>
          <bold>true</bold>
         </font>
        </property>
        <property name="styleSheet">
         <string notr="true"/>
        </property>
        <property name="text">
         <string>Modele</string>
        </property>
       </widget>
       <widget class="QLabel" name="label_20">
        <property name="geometry">
         <rect>
          <x>780</x>
          <y>230</y>
          <width>181</width>
          <height>20</height>
         </rect>
        </property>
        <property name="font">
         <font>
          <pointsize>10</pointsize>
          <weight>75</weight>
          <bold>true</bold>
         </font>
        </property>
        <property name="styleSheet">
         <string notr="true"/>
        </property>
        <property name="text">
         <string>CIN Client</string>
        </property>
       </widget>
       <widget class="QLabel" name="label_16">
        <property name="geometry">
         <rect>
          <x>780</x>
          <y>350</y>
          <width>181</width>
          <height>20</height>
         </rect>
        </property>
        <property name="font">
         <font>
          <pointsize>10</pointsize>
          <weight>75</weight>
          <bold>true</bold>
         </font>
        </property>
        <property name="styleSheet">
         <string notr="true"/>
        </property>
        <property name="text">
         <string>Visites</string>
        </property>
       </widget>
       <widget class="QLabel" name="label_19">
        <property name="geometry">
         <rect>
          <x>780</x>
          <y>50</y>
          <width>91</width>
          <height>21</height>
         </rect>
        </property>
        <property name="font">
         <font>
          <pointsize>10</pointsize>
          <weight>75</weight>
          <bold>true</bold>
         </font>
        </property>
        <property name="styleSheet">
         <string notr="true"/>
        </property>
        <property name="text">
         <string>Matricule</string>
        </property>
       </widget>
       <widget class="QLabel" name="label_18">
        <property name="geometry">
         <rect>
          <x>780</x>
          <y>290</y>
          <width>181</width>
          <height>20</height>
         </rect>
        </property>
        <property name="font">
         <font>
          <pointsize>10</pointsize>
          <weight>75</weight>
          <bold>true</bold>
         </font>
        </property>
        <property name="styleSheet">
         <string notr="true"/>
        </property>
        <property name="text">
         <string>Panne</string>
        </property>
       </widget>
       <zorder>mar</zorder>
       <zorder>mat</zorder>
       <zorder>restaurer</zorder>
       <zorder>sup_arch</zorder>
       <zorder>sup1_arch</zorder>
       <zorder>tabzarch</zorder>
       <zorder>mod</zorder>
       <zorder>cin</zorder>
       <zorder>pan</zorder>
       <zorder>vis</zorder>
       <zorder>label_21</zorder>
       <zorder>label_17</zorder>
       <zorder>label_20</zorder>
       <zorder>label_16</zorder>
       <zorder>label_19</zorder>
       <zorder>label_18</zorder>
      </widget>
     </widget>
    </widget>
   </widget>
  </widget>
  <widget class="QMenuBar" name="menuBar">
   <property name="geometry">
    <rect>
     <x>0</x>
     <y>0</y>
     <width>1124</width>
     <height>26</height>
    </rect>
   </property>
   <widget class="QMenu" name="menuProjet">
    <property name="title">
     <string>Projet</string>
    </property>
   </widget>
   <addaction name="menuProjet"/>
  </widget>
  <widget class="QToolBar" name="mainToolBar">
   <attribute name="toolBarArea">
    <enum>LeftToolBarArea</enum>
   </attribute>
   <attribute name="toolBarBreak">
    <bool>false</bool>
   </attribute>
  </widget>
  <widget class="QStatusBar" name="statusBar"/>
 </widget>
 <layoutdefault spacing="6" margin="11"/>
 <resources/>
 <connections/>
</ui>
